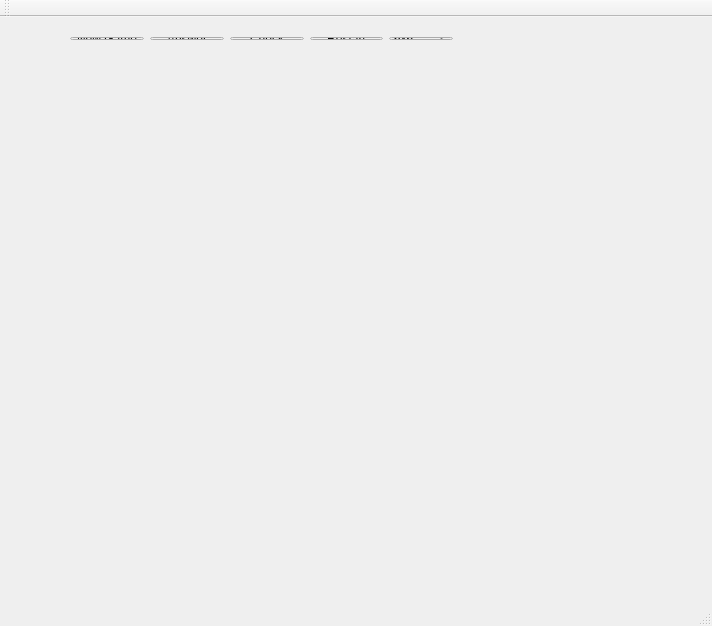
<?xml version="1.0" encoding="UTF-8"?>
<ui version="4.0">
 <class>Game_2</class>
 <widget class="QMainWindow" name="Game_2">
  <property name="geometry">
   <rect>
    <x>0</x>
    <y>0</y>
    <width>712</width>
    <height>626</height>
   </rect>
  </property>
  <property name="windowTitle">
   <string>Game_2</string>
  </property>
  <widget class="QWidget" name="centralWidget">
   <widget class="QWidget" name="horizontalLayoutWidget">
    <property name="geometry">
     <rect>
      <x>59</x>
      <y>9</y>
      <width>405</width>
      <height>25</height>
     </rect>
    </property>
    <layout class="QHBoxLayout" name="horizontalLayout">
     <item>
      <widget class="QPushButton" name="pb_new_game">
       <property name="text">
        <string>New Game</string>
       </property>
      </widget>
     </item>
     <item>
      <widget class="QPushButton" name="pb_answer">
       <property name="text">
        <string>Answer</string>
       </property>
      </widget>
     </item>
     <item>
      <widget class="QPushButton" name="pb_check">
       <property name="text">
        <string>Check</string>
       </property>
      </widget>
     </item>
     <item>
      <widget class="QPushButton" name="pb_restart">
       <property name="text">
        <string>Restart</string>
       </property>
      </widget>
     </item>
     <item>
      <widget class="QComboBox" name="cb_dimension">
       <item>
        <property name="text">
         <string>6x6</string>
        </property>
       </item>
       <item>
        <property name="text">
         <string>8x8</string>
        </property>
       </item>
       <item>
        <property name="text">
         <string>10x10</string>
        </property>
       </item>
      </widget>
     </item>
    </layout>
   </widget>
   <widget class="QLabel" name="lb_info">
    <property name="geometry">
     <rect>
      <x>510</x>
      <y>10</y>
      <width>161</width>
      <height>31</height>
     </rect>
    </property>
    <property name="text">
     <string/>
    </property>
   </widget>
  </widget>
  <widget class="QMenuBar" name="menuBar">
   <property name="geometry">
    <rect>
     <x>0</x>
     <y>0</y>
     <width>712</width>
     <height>20</height>
    </rect>
   </property>
  </widget>
  <widget class="QToolBar" name="mainToolBar">
   <attribute name="toolBarArea">
    <enum>TopToolBarArea</enum>
   </attribute>
   <attribute name="toolBarBreak">
    <bool>false</bool>
   </attribute>
  </widget>
  <widget class="QStatusBar" name="statusBar"/>
 </widget>
 <layoutdefault spacing="6" margin="11"/>
 <resources/>
 <connections/>
</ui>
